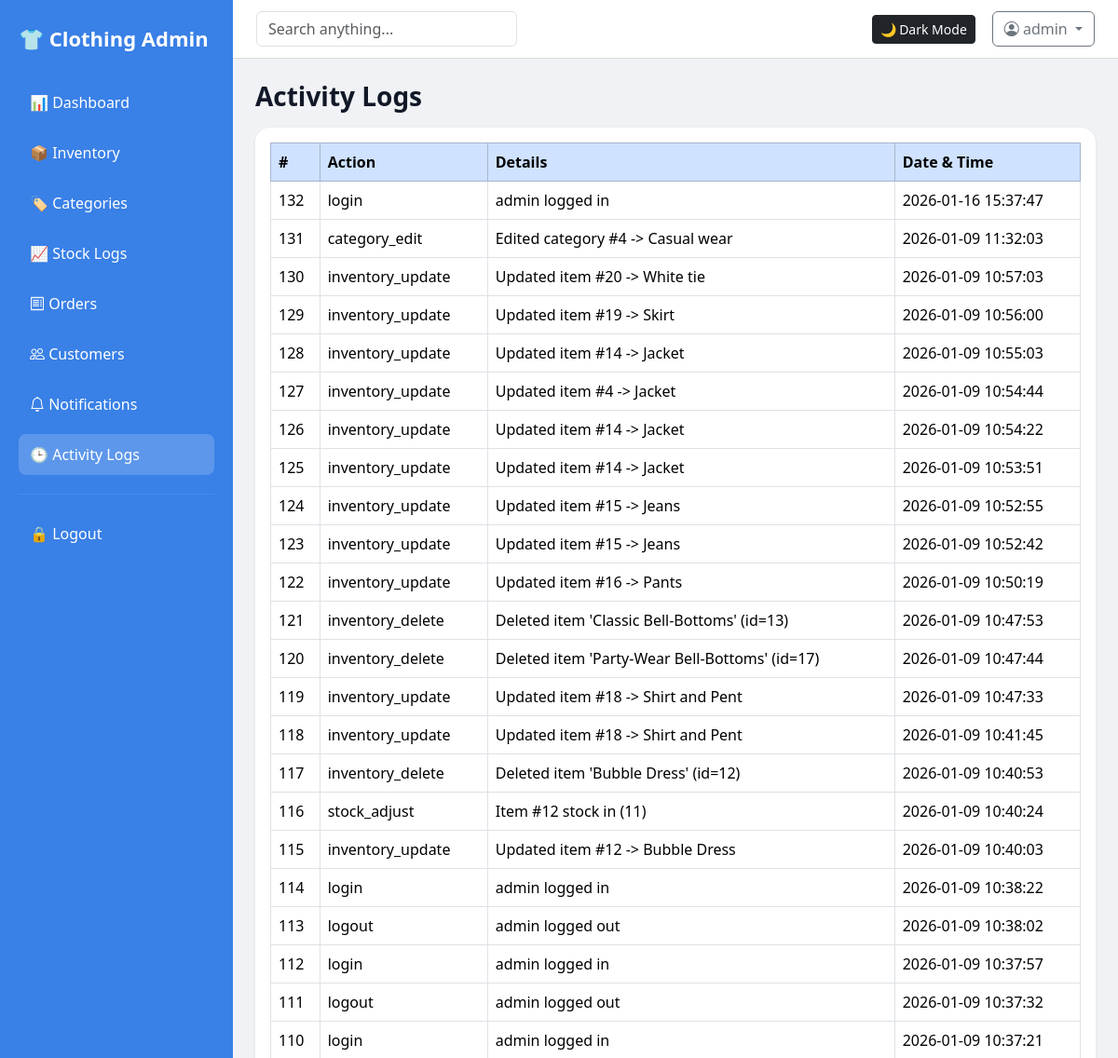
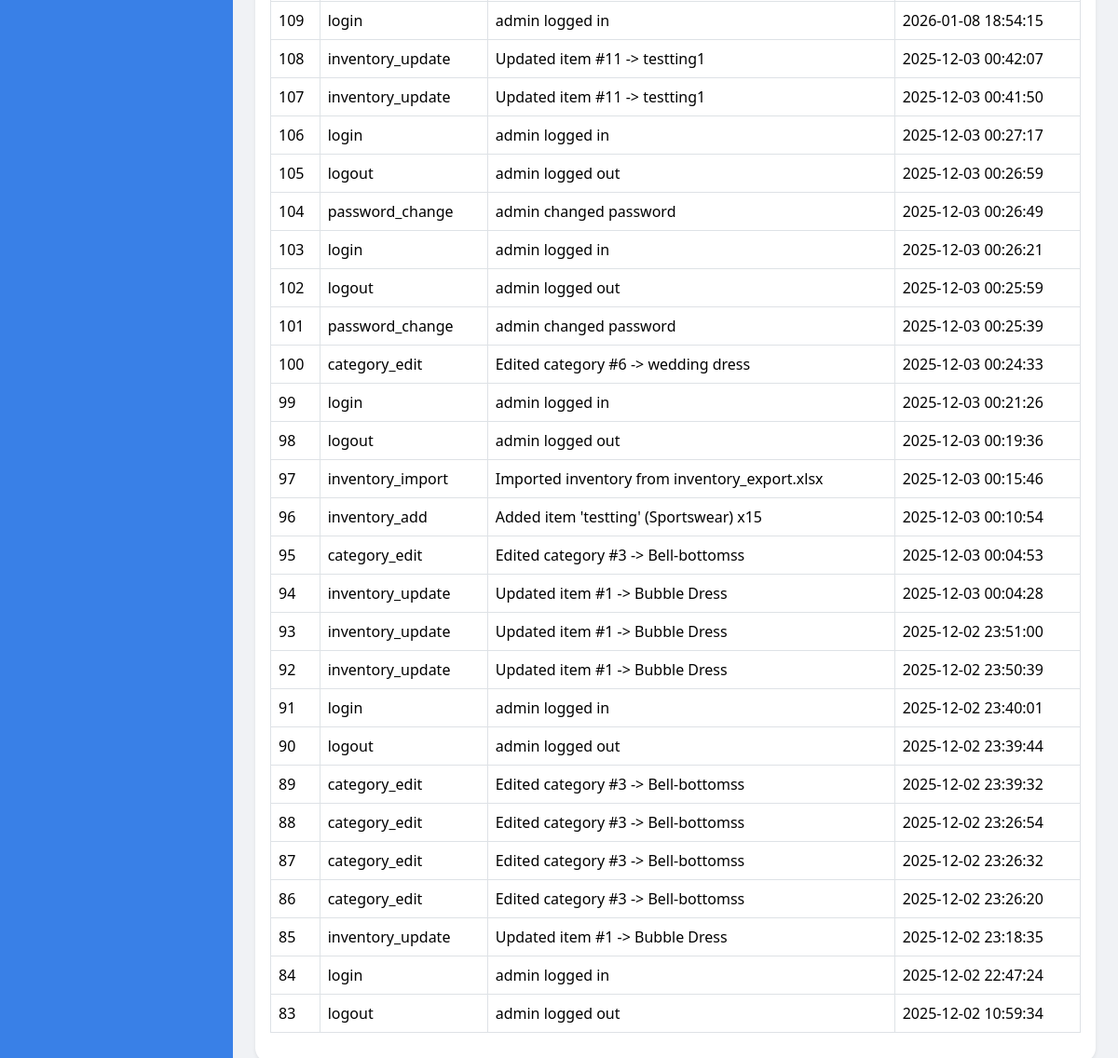
The app's page /logs (signed in), older data (2 pictures, top to bottom).
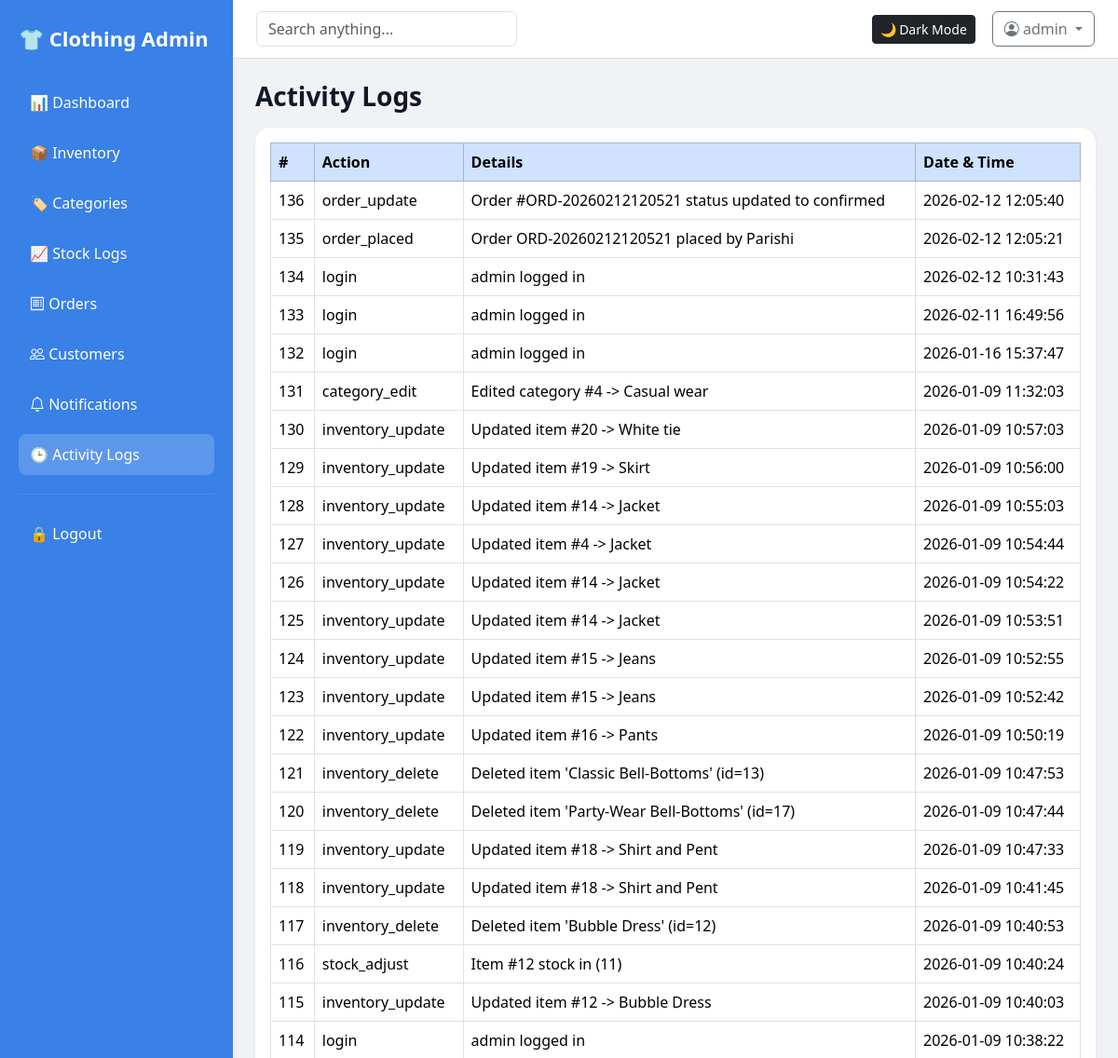
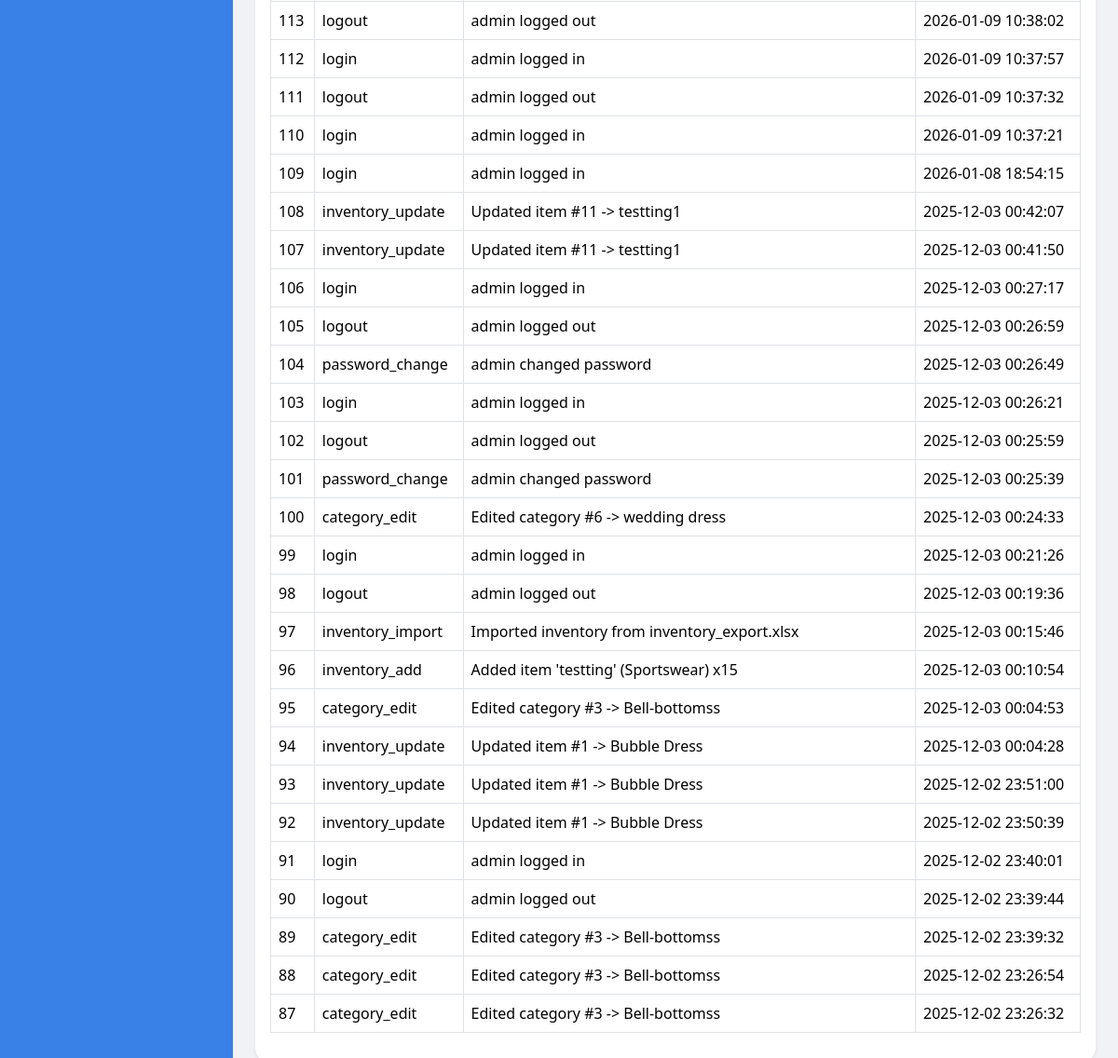
The same page, newer data (2 pictures, top to bottom).
### tables this page shows
CREATE TABLE logs (
            id INTEGER PRIMARY KEY AUTOINCREMENT,
            action TEXT,
            details TEXT,
            created_at TEXT
        );

### app.py (the view)
@app.route("/logs")
@require_login
@require_role("admin", "superadmin")
def logs():
    db = get_db()
    rows = db.execute("SELECT * FROM logs ORDER BY id DESC LIMIT 50").fetchall()
    return render_template("logs.html", logs=rows, title="Activity Logs")

### app.py (called while the page is built)
def get_db():
    conn = sqlite3.connect(os.path.join(BASE_DIR, "inventory.db"))
    conn.row_factory = sqlite3.Row
    return conn

def require_login(f):
    @wraps(f)
    def wrapper(*args, **kwargs):
        if not session.get("admin"):
            return redirect(url_for("login"))
        return f(*args, **kwargs)
    return wrapper

def require_role(*roles):
    def decorator(f):
        @wraps(f)
        def wrapper(*args, **kwargs):
            if not session.get("admin"):
                return redirect(url_for("login"))
            role = session.get("role", "staff")
            if role not in roles:
                flash("You do not have permission for this action.", "danger")
                return redirect(url_for("dashboard"))
            return f(*args, **kwargs)
        return wrapper
    return decorator

### templates/logs.html
{% extends "base.html" %}
{% block content %}
<h3 class="fw-bold mb-3">Activity Logs</h3>
<div class="card shadow-sm p-3">
    <table class="table table-bordered table-hover align-middle">
        <thead class="table-primary">
            <tr>
                <th>#</th>
                <th>Action</th>
                <th>Details</th>
                <th>Date & Time</th>
            </tr>
        </thead>
        <tbody>
            {% for row in logs %}
            <tr>
                <td>{{ row.id }}</td>
                <td>{{ row.action }}</td>
                <td>{{ row.details }}</td>
                <td>{{ row.created_at }}</td>
            </tr>
            {% else %}
            <tr><td colspan="4" class="text-muted">No logs yet.</td></tr>
            {% endfor %}
        </tbody>
    </table>
</div>
{% endblock %}

Row changes from the older to the newer data that the page shows:
no longer on this page (row unchanged): logs: id "86", action "category_edit", details "Edited category #3 -> Bell-bottomss", created_at "2025-12-02 23:26:20"
no longer on this page (row unchanged): logs: id "85", action "inventory_update", details "Updated item #1 -> Bubble Dress", created_at "2025-12-02 23:18:35"
no longer on this page (row unchanged): logs: id "84", action "login", details "admin logged in", created_at "2025-12-02 22:47:24"
no longer on this page (row unchanged): logs: id "83", action "logout", details "admin logged out", created_at "2025-12-02 10:59:34"
added logs: id "136", action "order_update", details "Order #ORD-20260212120521 status updated to confirmed", created_at "2026-02-12 12:05:40"
added logs: id "135", action "order_placed", details "Order ORD-20260212120521 placed by Parishi", created_at "2026-02-12 12:05:21"
added logs: id "134", action "login", details "admin logged in", created_at "2026-02-12 10:31:43"
added logs: id "133", action "login", details "admin logged in", created_at "2026-02-11 16:49:56"
